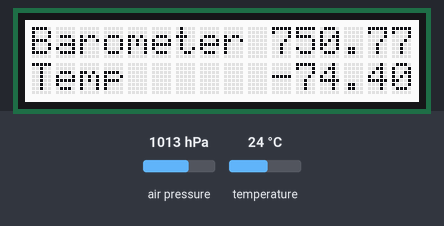
The program below on a simulated Raspberry Pi (BCM pin numbers). On the bench: 16×2 character LCD. Inputs (shaded band) come from the test bench; at power-on: air pressure 1013 hPa, temperature 24 °C. The clock reads 2024-03-15 10:24:30 at power-on unless the program sets it; files the program writes start out absent; system figures (address, load, memory, disk, uptime) are fixed made-up values.

Above: at 0.2 s.
At 20.2 s:
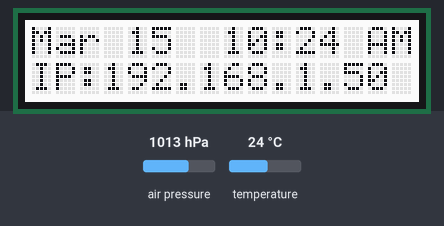

Measured:
- what the display in image 0 shows lasts 20.1 s, from 0.1 s to 20.2 s

The program:

lcd_ip.py
```python
#!/usr/bin/env python
import os
import sys
from subprocess import *
from time import sleep, strftime
from datetime import datetime
import Adafruit_CharLCD as LCD
import Adafruit_GPIO.MCP230xx as MCP
import barometric_pressure_sensor as BPS
import sqlite3
from Logger import *

logger = setupLogging(u"lcd_ip")
logger.setLevel(INFO)

wlan0_cmd = u"ip addr show wlan0 | grep inet | awk '{print $2}' | cut -d/ -f1"
eth0_cmd = u"ip addr show eth0 | grep inet | awk '{print $2}' | cut -d/ -f1"

conn = sqlite3.connect(u'/home/pi/lcd/barometric_temp.db')

# Define MCP pins connected to the LCD.
lcd_rs = 0
lcd_en = 1
lcd_d4 = 2
lcd_d5 = 3
lcd_d6 = 4
lcd_d7 = 5
lcd_red = 6
lcd_green = 7
lcd_blue = 8

# Define LCD column and row size for 16x2 LCD.
lcd_columns = 16
lcd_rows = 2


def insertBarometer(temperature, barometer):
    global conn

    hour, minute, dtMessage = getDateTime()
    TempF = temperature
    barometer = barometer

    qs = u"insert into temperature_barometer (ReadingDateTime, TempF, Barometer) values ('%s', '%s', '%s')" \
         % (dtMessage, TempF, barometer)

    conn.execute(qs)

    conn.commit()

    logger.debug(u"Success :%s" % qs)


def getDateTime():
    dt = datetime.now().strftime(u"%I:%M")
    hour = int(dt.split(u":")[0])
    minute = int(dt.split(u":")[1])
    dtMessage = (datetime.now().strftime(u"%b %d  %I:%M %p"))
    return hour, minute, dtMessage


def run_cmd(cmd):
    p = Popen(cmd, shell=True, stdout=PIPE)
    output = p.communicate()[0]
    return output


def getIP():
    try:
        cs = run_cmd(eth0_cmd)
        ipMessage = u"IP:%s" % (cs)

        if len(cs.strip()) == 0:
            cs = run_cmd(wlan0_cmd)
            cs = cs.split(os.linesep)[0]
            ipMessage = u"IP:%s" % (cs)

    except Exception, msg:
        logger.error(u"%s" % msg)
        ipMessage = u"IP: unknown"

    logger.debug(u"%s[%d]" % (ipMessage, len(ipMessage)))

    return ipMessage


if __name__ == u"__main__":
    BackLight = True
    st = 20

    while True:
        try:

            gpio = MCP.MCP23017()
            logger.debug(u"Have gpio")

            # Initialize the LCD using the pins
            lcd = LCD.Adafruit_RGBCharLCD(lcd_rs, lcd_en, lcd_d4, lcd_d5, lcd_d6,
                                          lcd_d7, lcd_columns, lcd_rows, lcd_red,
                                          lcd_green, lcd_blue, gpio=gpio)
            logger.debug(u"Have lcd")

            # Set backlight color and turn on
            lcd.clear()
            lcd.set_backlight(1)
            break

        except Exception, msg:
            logger.debug(u"%s" % msg)

    showBPS = True
    while True:
        try:
            mpl = BPS.MPL115A2(address=0x60, debug=False)
            pt = mpl.getPT()

            hour, minute, dtMessage = getDateTime()
            timeMessage = dtMessage + u"\n"
            ipMessage = getIP()

            # Display IP Address
            lcd.clear()

            if ((minute % 15) == 0):
                lcd.set_backlight(1)
            else:
                lcd.set_backlight(1)

            if showBPS is True:
                barometer = pt[0] * (760.0 / 101.325)
                fTemp = (pt[1] * (9.0 / 5.0)) + 32
                lcd.message(u"Barometer %4.3f\n" % barometer)
                lcd.message(u"Temp      %4.3f" % fTemp)
                showBPS = False

                if (minute % 30) == 0:
                    insertBarometer(fTemp, barometer)
            else:
                lcd.message(timeMessage)
                lcd.message(ipMessage)
                showBPS = True

            sleep(st)

        except Exception, msg:
            logger.error(u"%s" % msg)
            sleep(st)
```

barometric_pressure_sensor.py
```python
#!/usr/bin/env python
# __author__ = u"james.morris"
import time
from Adafruit_I2C import Adafruit_I2C
from Logger import *
logger = setupLogging(__name__)
logger.setLevel(DEBUG)


class MPL115A2(object):
    i2c = None

    # Registers
    __MPL115A2_Padc_MSB = 0x00
    __MPL115A2_Padc_LSB = 0x01
    __MPL115A2_Tadc_MSB = 0x02
    __MPL115A2_Tadc_LSB = 0x03
    __MPL115A2_a0_MSB = 0x04
    __MPL115A2_a0_LSB = 0x05
    __MPL115A2_b1_MSB = 0x06
    __MPL115A2_b1_LSB = 0x07
    __MPL115A2_b2_MSB = 0x08
    __MPL115A2_b2_LSB = 0x09
    __MPL115A2_c12_MSB = 0x0A
    __MPL115A2_c12_LSB = 0x0B
    __MPL115A2_CONVERT = 0x12

    def __init__(self, address=0x60, debug=False):

        self.i2c = Adafruit_I2C(address)
        self.debug = debug

        self.Padc_tmp = 0
        self.Tadc_tmp = 0
        self.Tadc = 0
        self.Tad = 0
        self.Padc = 0

        self.a0 = 0
        self.a0_signed = 0
        self.a0_temp = 0
        self.a0_main = 0
        self.a0_fraction = 0

        self.b1 = 0
        self.b1_signed = 0
        self.b1_temp = 0
        self.b1_main = 0
        self.b1_fraction = 0

        self.b2 = 0
        self.b2_signed = 0
        self.b2_temp = 0
        self.b2_main = 0
        self.b2_fraction = 0
        self.c12_temp = 0

        self.c12 = 0
        self.c12_signed = 0
        self.c12_fraction = 0

        self.Tcomp = 0
        self.Pcomp = 0
        self.Lreturn = 0

    def getPT(self):
        # Start conversion
        self.i2c.write8(self.__MPL115A2_CONVERT, 0)

        # Wait for conversion to complete
        time.sleep(0.003)

        # Read registers
        self.Padc_tmp = (self.i2c.readU8(self.__MPL115A2_Padc_MSB) << 8) + self.i2c.readU8(self.__MPL115A2_Padc_LSB)
        self.Tadc_tmp = (self.i2c.readU8(self.__MPL115A2_Tadc_MSB) << 8) + self.i2c.readU8(self.__MPL115A2_Tadc_LSB)
        self.a0_temp = (self.i2c.readU8(self.__MPL115A2_a0_MSB) << 8) + self.i2c.readU8(self.__MPL115A2_a0_LSB)
        self.b1_temp = (self.i2c.readU8(self.__MPL115A2_b1_MSB) << 8) + self.i2c.readU8(self.__MPL115A2_b1_LSB)
        self.b2_temp = (self.i2c.readU8(self.__MPL115A2_b2_MSB) << 8) + self.i2c.readU8(self.__MPL115A2_b2_LSB)
        self.c12_temp = (self.i2c.readU8(self.__MPL115A2_c12_MSB) << 8) + self.i2c.readU8(self.__MPL115A2_c12_LSB)

        # Getting Padc
        self.Padc = (self.Padc_tmp & 0xFFC0) >> 6
        if self.debug:
            logger.debug(u"Padc: %04i (0x%04X)" % (self.Padc, self.Padc))

        # Getting Tadc
        self.Tadc = (self.Tadc_tmp & 0xFFC0) >> 6
        if self.debug:
            logger.debug(u"Tadc: %04i (0x%04X)" % (self.Tadc, self.Tadc))

        # Calulate a0 p6 in the documentation
        self.a0_signed = (self.a0_temp & 0x8000) >> 15
        self.a0_main = (self.a0_temp & 0x7FF8) >> 3
        self.a0_fraction = (self.a0_temp & 0x0007)
        self.a0 = float(str(self.a0_main) + u"." + str(self.a0_fraction))
        if self.a0_signed:
            self.a0_temp = ~self.a0_temp
            self.a0_main = (self.a0_temp & 0x7FF8) >> 3
            self.a0_fraction = (self.a0_temp & 0x0007)
            self.a0 = float(str(self.a0_main) + u"." + str(self.a0_fraction))
            self.a0 = -self.a0
        else:
            self.a0_main = (self.a0_temp & 0x7FF8) >> 3
            self.a0_fraction = (self.a0_temp & 0x0007)
            self.a0 = float(str(self.a0_main) + u"." + str(self.a0_fraction))
        if self.debug:
            logger.debug(u"a0: %3.3f" % self.a0)

        # Calculate b1 p6 in the documentation
        self.b1_signed = (self.b1_temp & 0x8000) >> 15
        if self.b1_signed:
            self.b1_temp = ~self.b1_temp
            self.b1_main = (self.b1_temp & 0x6000) >> 13
            self.b1_fraction = (self.b1_temp & 0x1FFF)
            self.b1 = float(str(self.b1_main) + u"." + str(self.b1_fraction))
            self.b1 = -self.b1
        else:
            self.b1_main = (self.b1_temp & 0x6000) >> 13
            self.b1_fraction = (self.b1_temp & 0x1FFF)
            self.b1 = float(str(self.b1_main) + u"." + str(self.b1_fraction))
        if self.debug:
            logger.debug(u"b1: %3.3f" % self.b1)

        # Calculate b2 p6 in the documentation
        self.b2_signed = (self.b2_temp & 0x8000) >> 15
        if self.b2_signed:
            self.b2_temp = ~self.b2_temp
            self.b2_main = (self.b2_temp & 0x4000) >> 14
            self.b2_fraction = (self.b2_temp & 0x3FFF)
            self.b2 = float(str(self.b2_main) + u"." + str(self.b2_fraction))
            self.b2 = -self.b2
        else:
            self.b2_main = (self.b2_temp & 0x4000) >> 14
            self.b2_fraction = (self.b2_temp & 0x3FFF)
            self.b2 = float(str(self.b2_main) + u"." + str(self.b2_fraction))

        if self.debug:
            logger.debug(u"b2: %3.3f" % self.b2)

        # Calculate c12 p6 in the documentation
        self.c12_signed = (self.c12_temp & 0x8000) >> 15
        if self.c12_signed:
            self.c12_temp = ~self.c12_temp
            self.c12_signed = (self.c12_temp & 0x8000) >> 15
            self.c12_fraction = (self.c12_temp & 0x7FFC) >> 2
            self.c12 = float(u"0." + u"%09d" % self.c12_fraction)
            self.c12 = -self.c12
        else:
            self.c12_signed = (self.c12_temp & 0x8000) >> 15
            self.c12_fraction = (self.c12_temp & 0x7FFC) >> 2
            self.c12 = float(u"0." + u"%09d" % self.c12_fraction)

        if self.debug:
            logger.debug(u"c12: %3.3f" % self.c12)

        self.Pcomp = self.a0 + (self.b1 + self.c12 * self.Tadc) * self.Padc + self.b2 * self.Tadc

        Pcomp = self.Pcomp
        Tcomp = self.Tcomp

        if self.debug:
            logger.debug(u"Pcomp: %3.3f" % self.Pcomp)

        self.Tcomp = ((self.Tadc - 498.0) / -5.35 + 25.0)
        self.Pcomp = ((self.Pcomp * ((115.0 - 50.0) / 1023.0)) + 50.0)
        self.Lreturn = [self.Pcomp, self.Tcomp]

        return self.Lreturn


if __name__ == u"__main__":
    mpl = MPL115A2(address=0x60, debug=True)
    pt = mpl.getPT()
    for x in pt:
        logger.info(u"%3.2f" % x)
```

Logger.py
```python
#!/usr/bin/env python
#
# Python Logging
#
# __VERSION__ = 0.1
# __author__ = u'morrj140'
import logging
import logging.handlers

DEBUG = logging.DEBUG
INFO  = logging.INFO
WARN  = logging.WARN
ERROR = logging.ERROR


def setupLogging(name):
    #
    # Logging setup
    #
    logger = logging.getLogger(name)
    logFile = u'./log.txt'

    # Note: Levels - DEBUG INFO WARN ERROR CRITICAL
    logger.setLevel(logging.INFO)

    logFormatter = logging.Formatter(u"%(asctime)s [%(levelname)-5.5s] [%(filename)s:%(lineno)s ] %(message)s")

    consoleHandler = logging.StreamHandler()
    consoleHandler.setFormatter(logFormatter)
    logger.addHandler(consoleHandler)

    fileHandler = logging.handlers.RotatingFileHandler(logFile, maxBytes=10485760, backupCount=5)
    fileHandler.setFormatter(logFormatter)
    logger.addHandler(fileHandler)

    return logger
```
